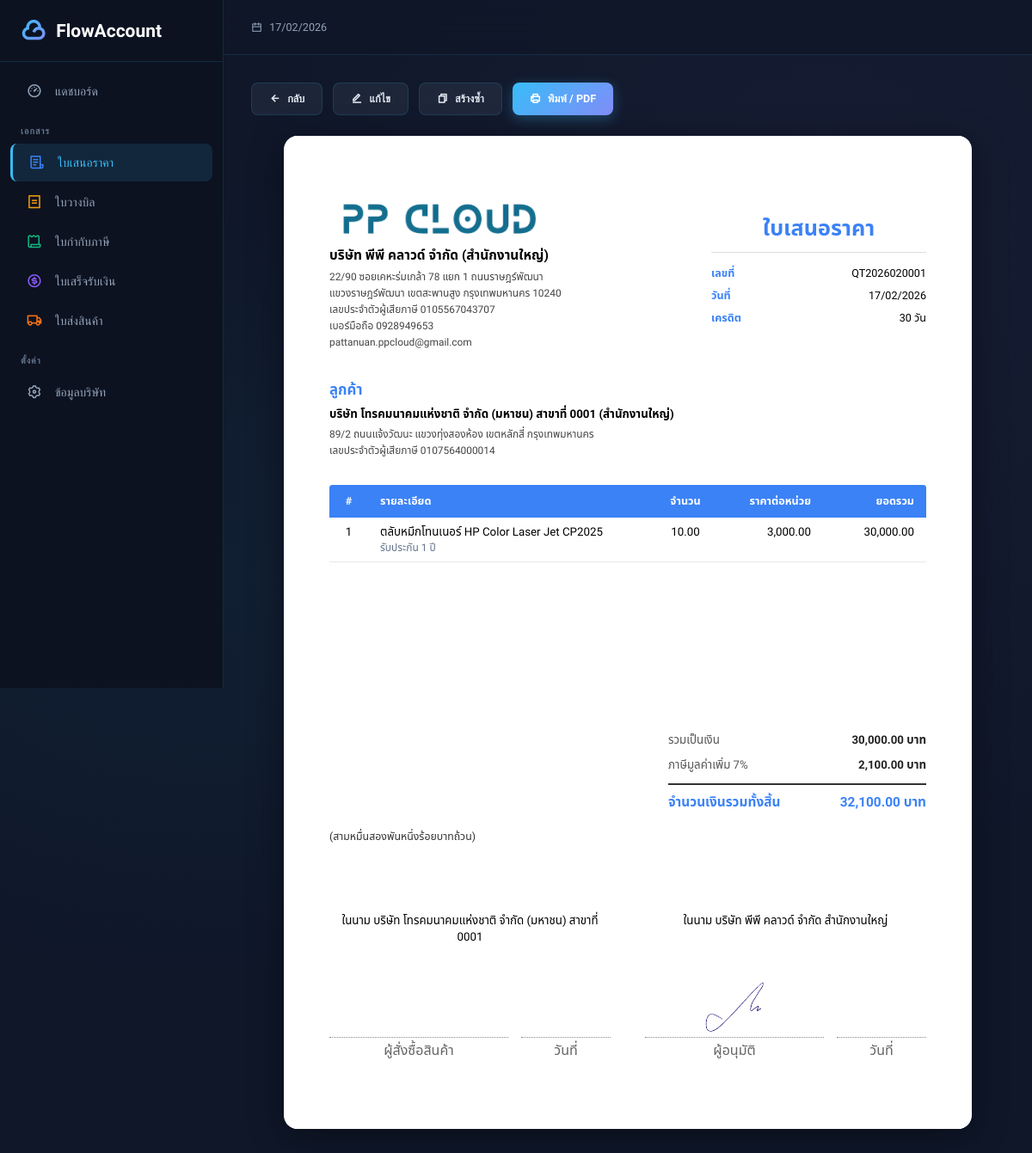
The page /documents/quotation/1 on the database its author committed.
### models.py (models this page shows, shortened)
class Company(db.Model):
    __tablename__ = 'company'
    id = db.Column(db.Integer, primary_key=True)
    name = db.Column(db.String(200), nullable=False, default='')
    address = db.Column(db.Text, default='')
    phone = db.Column(db.String(50), default='')
    email = db.Column(db.String(100), default='')
    tax_id = db.Column(db.String(20), default='')
    branch = db.Column(db.String(100), default='สำนักงานใหญ่')
    logo_path = db.Column(db.String(500), default='')
    signature_path = db.Column(db.String(500), default='')
    updated_at = db.Column(db.DateTime, default=datetime.utcnow, onupdate=datetime.utcnow)

class Document(db.Model):
    __tablename__ = 'document'
    id = db.Column(db.Integer, primary_key=True)
    doc_type = db.Column(db.String(20), nullable=False)  # quotation, billing, tax_invoice, receipt
    doc_number = db.Column(db.String(20), nullable=False, unique=True)
    status = db.Column(db.String(20), default='draft')  # draft, saved, approved, rejected, converted
    customer_id = db.Column(db.Integer, db.ForeignKey('customer.id'), nullable=True)
    source_document_id = db.Column(db.Integer, db.ForeignKey('document.id'), nullable=True)
    source_document = db.relationship('Document', remote_side='Document.id',
                                       backref=db.backref('child_documents', lazy=True),
                                       foreign_keys='Document.source_document_id')
    doc_date = db.Column(db.Date, default=date.today)
    credit_days = db.Column(db.Integer, default=30)
    due_date = db.Column(db.Date, default=date.today)
    reference_number = db.Column(db.String(100), default='')
    salesperson = db.Column(db.String(100), default='')
    project = db.Column(db.String(200), default='')
    price_type = db.Column(db.String(50), default='ราคาไม่รวมภาษี')
    subtotal = db.Column(db.Float, default=0.0)
    discount_percent = db.Column(db.Float, default=0.0)
    discount_amount = db.Column(db.Float, default=0.0)
    after_discount = db.Column(db.Float, default=0.0)
    vat_enabled = db.Column(db.Boolean, default=True)
    vat_amount = db.Column(db.Float, default=0.0)
    grand_total = db.Column(db.Float, default=0.0)
    withholding_tax_enabled = db.Column(db.Boolean, default=False)
    withholding_tax_percent = db.Column(db.Float, default=7.0)
    withholding_tax_amount = db.Column(db.Float, default=0.0)
    net_total = db.Column(db.Float, default=0.0)
    notes = db.Column(db.Text, default='')
    internal_notes = db.Column(db.Text, default='')
    created_at = db.Column(db.DateTime, default=datetime.utcnow)
    updated_at = db.Column(db.DateTime, default=datetime.utcnow, onupdate=datetime.utcnow)
    items = db.relationship('DocumentItem', backref='document', lazy=True,
                            cascade='all, delete-orphan', order_by='DocumentItem.order')

class Customer(db.Model):
    __tablename__ = 'customer'
    id = db.Column(db.Integer, primary_key=True)
    name = db.Column(db.String(200), nullable=False)
    address = db.Column(db.Text, default='')
    phone = db.Column(db.String(50), default='')
    tax_id = db.Column(db.String(20), default='')
    branch = db.Column(db.String(100), default='สำนักงานใหญ่')
    email = db.Column(db.String(100), default='')
    created_at = db.Column(db.DateTime, default=datetime.utcnow)
    documents = db.relationship('Document', backref='customer', lazy=True)

class DocumentItem(db.Model):
    __tablename__ = 'document_item'
    id = db.Column(db.Integer, primary_key=True)
    document_id = db.Column(db.Integer, db.ForeignKey('document.id'), nullable=False)
    order = db.Column(db.Integer, default=1)
    description = db.Column(db.Text, default='')
    details = db.Column(db.Text, default='')
    quantity = db.Column(db.Float, default=0.0)
    unit = db.Column(db.String(50), default='')
    unit_price = db.Column(db.Float, default=0.0)
    amount = db.Column(db.Float, default=0.0)

### app.py (the view)
@app.route('/documents/<doc_type>/<int:doc_id>')
def document_view(doc_type, doc_id):
    if doc_type not in DOC_TYPES:
        flash('ประเภทเอกสารไม่ถูกต้อง', 'error')
        return redirect(url_for('dashboard'))
    document = Document.query.get_or_404(doc_id)
    company = Company.query.first()
    linked_docs = Document.query.filter_by(source_document_id=document.id).all()
    source_doc = document.source_document if document.source_document_id else None
    return render_template('document_view.html',
                           doc_type=doc_type,
                           doc_info=DOC_TYPES[doc_type],
                           document=document,
                           company=company,
                           linked_docs=linked_docs,
                           source_doc=source_doc)

### app.py (called while the page is built)
@app.context_processor
def inject_doc_types():
    return dict(doc_types=DOC_TYPES, doc_statuses=DOC_STATUSES, now=datetime.now)

@app.template_filter('format_number')
def format_number(value):
    try:
        return '{:,.2f}'.format(float(value))
    except (ValueError, TypeError):
        return '0.00'

@app.template_filter('thai_date')
def thai_date(value):
    if isinstance(value, str):
        value = datetime.strptime(value, '%Y-%m-%d').date()
    if value:
        return value.strftime('%d/%m/%Y')
    return ''

### templates/document_view.html (shortened to what this page needs)
{% extends 'base.html' %}
{% block content %}
<div class="doc-view-actions">
    <a href="{{ url_for('document_list', doc_type=doc_type) }}" class="btn btn-secondary">
        <i class="ri-arrow-left-line"></i> กลับ
    </a>
    <a href="{{ url_for('document_edit', doc_type=doc_type, doc_id=document.id) }}" class="btn btn-secondary">
        <i class="ri-edit-line"></i> แก้ไข
    </a>
    {% if document.doc_type == 'quotation' %}
    <a href="{{ url_for('duplicate_document', doc_id=document.id) }}" class="btn btn-secondary"
        onclick="return confirm('ยืนยันการสร้างซ้ำเอกสารนี้?');">
        <i class="ri-file-copy-line"></i> สร้างซ้ำ
    </a>
    {% endif %}
    <button class="btn btn-primary" onclick="window.print()">
        <i class="ri-printer-line"></i> พิมพ์ / PDF
    </button>
</div>
<div class="doc-view-container">
    <div class="doc-print">
        <div class="doc-print-header">
            <div class="doc-print-company">
                {% if company and company.logo_path %}
                <img src="{{ company.logo_path }}" alt="Logo" class="company-logo">
                {% endif %}
                <div class="company-name">{{ company.name if company else 'บริษัทของคุณ' }} {% if company and
                    company.branch %}({{ company.branch }}){% endif %}</div>
                <div class="company-info">
                    {{ company.address | replace('\n', '<br>') | safe if company else '' }}<br>
                    {% if company and company.tax_id %}เลขประจำตัวผู้เสียภาษี {{ company.tax_id }}<br>{% endif %}
                    {% if company and company.phone %}เบอร์มือถือ {{ company.phone }}<br>{% endif %}
                    {% if company and company.email %}{{ company.email }}{% endif %}
                </div>
            </div>
            <div class="doc-print-title-block">
                <div class="doc-print-title" style="color: {{ doc_info.color }};">{{ doc_info.name_th }}</div>
                <div class="doc-print-divider"></div>
                <div class="doc-print-meta">
                    <div class="meta-row">
                        <span class="meta-label" style="color: {{ doc_info.color }};">เลขที่</span>
                        <span class="meta-value">{{ document.doc_number }}</span>
                    </div>
                    <div class="meta-row">
                        <span class="meta-label" style="color: {{ doc_info.color }};">วันที่</span>
                        <span class="meta-value">{{ document.doc_date|thai_date }}</span>
                    </div>
                    <div class="meta-row">
                        <span class="meta-label" style="color: {{ doc_info.color }};">เครดิต</span>
                        <span class="meta-value">{{ document.credit_days }} วัน</span>
                    </div>
                </div>
            </div>
        </div>
        {% if document.customer %}
        <div class="doc-print-customer">
            <div class="customer-header" style="color: {{ doc_info.color }};">ลูกค้า</div>
            <div class="customer-detail">
                <div class="customer-name">{{ document.customer.name }} {% if document.customer.branch %}({{
                    document.customer.branch }}){% endif %}</div>
                {% if document.customer.address %}{{ document.customer.address }}<br>{% endif %}
                {% if document.customer.tax_id %}เลขประจำตัวผู้เสียภาษี {{ document.customer.tax_id }}{% endif %}
            </div>
        </div>
        {% endif %}
        <table class="doc-print-items">
            <thead>
                <tr style="background-color: {{ doc_info.color }};">
                    <th class="col-no">#</th>
                    <th class="col-desc">รายละเอียด</th>
                    <th class="col-qty">จำนวน</th>
                    <th class="col-price">ราคาต่อหน่วย</th>
                    <th class="col-amt">ยอดรวม</th>
                </tr>
            </thead>
            <tbody>
                {% for item in document.items %}
                <tr>
                    <td class="col-no">{{ item.order }}</td>
                    <td class="col-desc">
                        {{ item.description }}
                        {% if item.details %}
                        <div class="item-details" style="font-size:0.9em; color:#64748b; white-space: pre-line;">{{
                            item.details }}</div>
                        {% endif %}
                    </td>
                    <td class="col-qty">{{ item.quantity|format_number }}</td>
                    <td class="col-price">{{ item.unit_price|format_number }}</td>
                    <td class="col-amt">{{ item.amount|format_number }}</td>
                </tr>
                {% endfor %}
                {% for i in range(6 - document.items|length) %}
                {% if i >= 0 %}
                <tr class="empty-row">
                    <td>&nbsp;</td>
                    <td></td>
                    <td></td>
                    <td></td>
                    <td></td>
                </tr>
                {% endif %}
                {% endfor %}
            </tbody>
        </table>
        <div class="doc-print-summary">
            <div class="doc-print-notes">
            </div>
            <div class="doc-print-totals">
                <div class="total-row">
                    <span class="total-label">รวมเป็นเงิน</span>
                    <span class="total-value">{{ document.subtotal|format_number }} บาท</span>
                </div>
                {% if document.vat_enabled %}
                <div class="total-row">
                    <span class="total-label">ภาษีมูลค่าเพิ่ม 7%</span>
                    <span class="total-value">{{ document.vat_amount|format_number }} บาท</span>
                </div>
                {% endif %}
                <div class="total-row grand">
                    <span class="total-label" style="color: {{ doc_info.color }};">จำนวนเงินรวมทั้งสิ้น</span>
                    <span class="total-value" style="color: {{ doc_info.color }};">{{ document.grand_total|format_number
                        }} บาท</span>
                </div>
            </div>
        </div>
        <div class="doc-print-baht-text">
            ({{ document.grand_total|baht_text }})
        </div>
        <div class="doc-print-signatures">
            <div class="signature-block">
                <div class="sig-company-name">
                    ในนาม {{ document.customer.name if document.customer else '' }}
                </div>
                <div class="signature-space"></div>
                <div class="signature-lines">
                    <div class="sig-line-row">
                        <div class="sig-line-item">
                            <div class="sig-line"></div>
                            <span class="sig-role">ผู้สั่งซื้อสินค้า</span>
                        </div>
                        <div class="sig-line-date">
                            <div class="sig-line"></div>
                            <span class="sig-date">วันที่</span>
                        </div>
                    </div>
                </div>
            </div>
            <div class="signature-block">
                <div class="sig-company-name">
                    ในนาม {{ company.name if company else 'บริษัทของคุณ' }}
                    {% if company and company.branch %} {{ company.branch }}{% endif %}
                </div>
                <div class="signature-space"></div>
                <div class="signature-lines">
                    <div class="sig-line-row">
                        <div class="sig-line-item">
                            {% if company and company.signature_path %}
                            <div class="sig-image-container"
                                style="height:60px; display:flex; align-items:flex-end; justify-content:center;">
                                <img src="{{ company.signature_path }}" alt="Signature"
                                    style="max-height:100%; max-width:100%;">
                            </div>
                            <div class="sig-line" style="margin-top:5px;"></div>
                            {% else %}
                            <div class="sig-line" style="height:60px; margin-top:0; border-bottom:1px solid #000;">
                            </div>
                            {% endif %}
                            <span class="sig-role">ผู้อนุมัติ</span>
                        </div>
                        <div class="sig-line-date">
                            <div class="sig-line"></div>
                            <span class="sig-date">วันที่</span>
                        </div>
                    </div>
                </div>
            </div>
        </div>
    </div>
</div>
{% endblock %}

### rows shown on the page
Company: logo_path (picture), name "บริษัท พีพี คลาวด์ จำกัด", branch "สำนักงานใหญ่", address "22/90 ซอยเคหะร่มเกล้า 78 แยก 1 ถนนราษฎร์พัฒนา แขวงราษฎร์พัฒนา เขตสะพานสูง กรุงเทพมหานคร 10240", tax_id "0105567043707", phone "0928949653", email "pattanuan.ppcloud@gmail.com", signature_path (picture)
Document: doc_number "QT2026020001", doc_date|thai_date "17/02/2026", credit_days "30", subtotal "30,000.00", vat_amount "2,100.00", grand_total "32,100.00", grand_total|baht_text "สามหมื่นสองพันหนึ่งร้อยบาทถ้วน"
Customer: customer.name "บริษัท โทรคมนาคมแห่งชาติ จำกัด (มหาชน) สาขาที่ 0001", customer.branch "สำนักงานใหญ่", customer.address "89/2 ถนนแจ้งวัฒนะ แขวงทุ่งสองห้อง เขตหลักสี่ กรุงเทพมหานคร", customer.tax_id "0107564000014", customer "บริษัท โทรคมนาคมแห่งชาติ จำกัด (มหาชน) สาขาที่ 0001"
DocumentItem: order "1", description "ตลับหมึกโทนเนอร์ HP Color Laser Jet CP2025", details "รับประกัน 1 ปี", quantity "10.00", unit_price "3,000.00", amount "30,000.00"

### other values the page prints
{{ type_info.name_th }} "ใบเสนอราคา" "ใบวางบิล" "ใบกำกับภาษี" "ใบเสร็จรับเงิน" "ใบส่งสินค้า"
{{ doc_info.name_th }} "ใบเสนอราคา"
